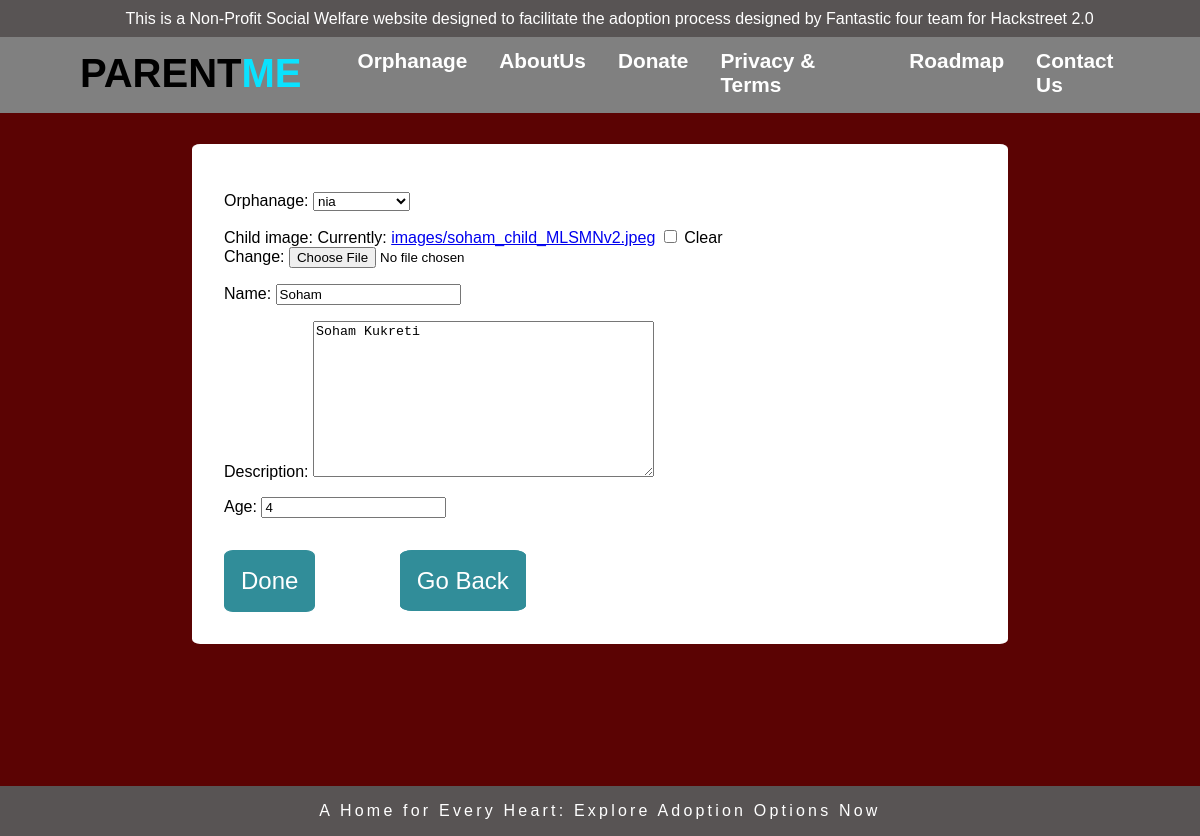
The page /Update-orphan-details/20/ (signed in) on the database its author committed.
### main/models.py (models this page shows, shortened)
class Orphan(models.Model):
    orphanage = models.ForeignKey(User,on_delete=models.CASCADE,null=True,blank=True)
    child_image = models.ImageField(null=True,blank=True,upload_to="images/")
    name = models.CharField(max_length=200)
    description = models.TextField(null=True,blank=True)
    age = models.CharField(max_length=2)
    joined = models.DateField(auto_now_add=True)
    class Meta:
        ordering = ['age']

### main/views.py (the view)
# urls.py: path('Update-orphan-details/<int:pk>/',views.UpdateOrphanDetails.as_view(),name='UpdateOrphanDetails'),
class UpdateOrphanDetails(LoginRequiredMixin, UpdateView):
    model = Orphan
    fields = '__all__'
    template_name = 'main/AddOrphan.html'
    success_url = reverse_lazy('OrphanList')

### main/templates/main/AddOrphan.html (shortened to what this page needs)
{% extends 'main/base.html' %}
{% block content %}
<div class="outerdiv" style="background-color: white; margin:0 10rem 10rem 10rem; padding:2rem; border-radius:1%;">
    <form method="POST" enctype="multipart/form-data" action="">
        {{form.as_p}}
        <input type="submit" value="Done" class="btn">
        <a href="{% url 'OrphanList' %}" class="btn">Go Back</a>
    </form>
</div>
{% endblock content %}

### main/templates/main/base.html (style rules this page uses)
body { margin: 0px; font-family: Arial, sans-serif; background-color: rgb(91, 3, 3); }
.btn { text-decoration: none; background-color: rgb(49,141,153); color: white; padding: 1rem; width: 50; height: 50; border: 0.1rem solid rgb(49,141,153); border-radius: 10%; margin-left: 0rem; margin-right: 5rem; margin-top: 1rem; font-size: 1.5rem; }

### rows shown on the page
Orphan: orphanage "nia", name "Soham", description "Soham Kukreti", age "4"
